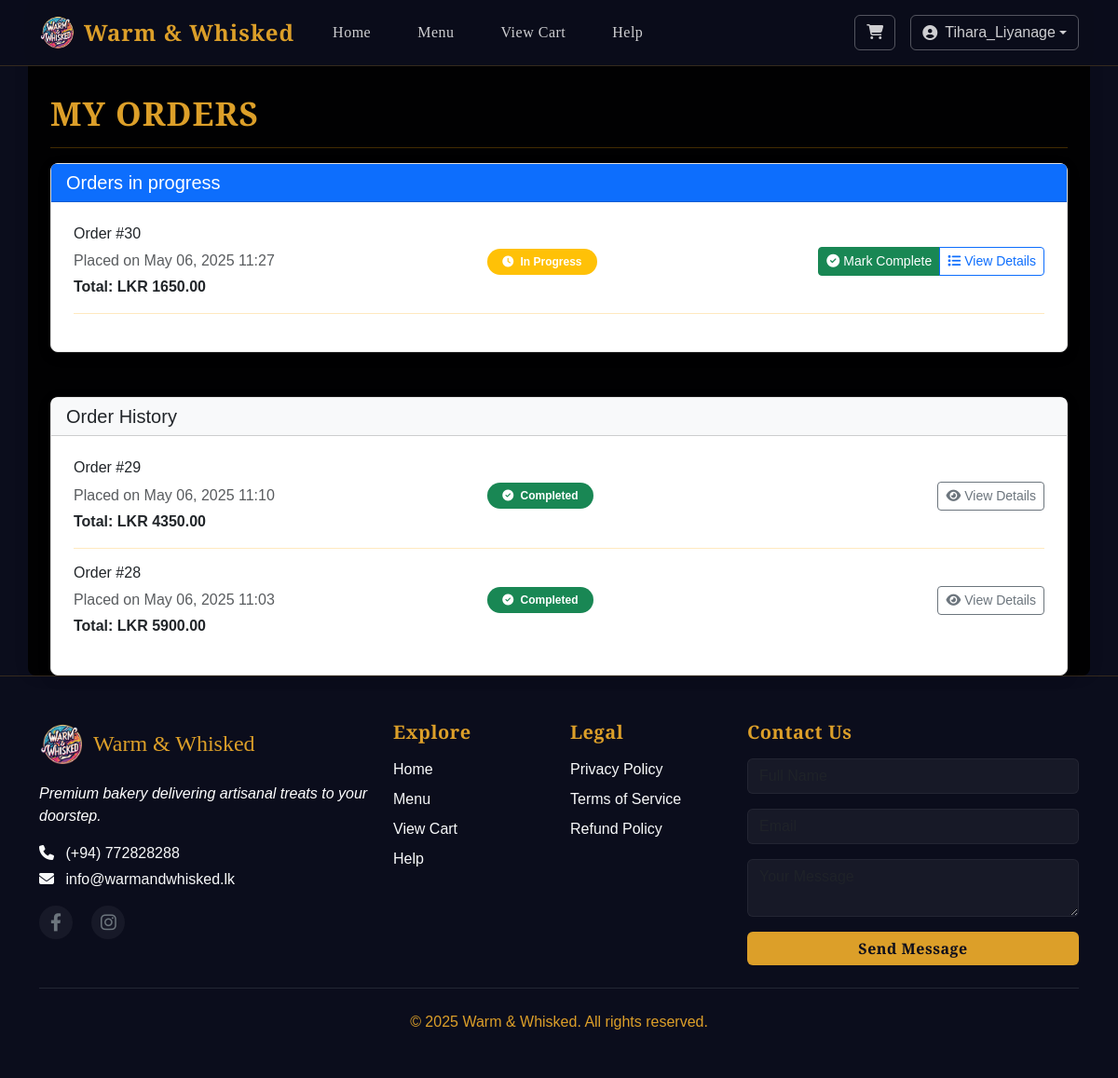
/my-orders/ (signed in), run on the app's committed database.
### orders/models.py (models this page shows, shortened)
class Order(models.Model):
    ORDER_STATUS = (
        ('preparing', 'In Progress'),
        ('ready', 'Ready'),
        ('completed', 'Completed'),
        ('cancelled', 'Cancelled'),
    )
    user = models.ForeignKey(User, on_delete=models.CASCADE)
    created_at = models.DateTimeField(auto_now_add=True)
    status = models.CharField(max_length=20, choices=ORDER_STATUS, default='preparing')
    total = models.DecimalField(max_digits=8, decimal_places=2)
    delivery_address = models.TextField()
    contact_number = models.CharField(max_length=15)
    cancelled_at = models.DateTimeField(null=True, blank=True)
    class Meta:
        ordering = ['-created_at']
    @property
    def can_cancel(self):
        return (self.status in ['preparing', 'ready'] and
                timezone.now() <= self.created_at + timedelta(minutes=5))

### orders/views.py (the view)
# urls.py: path('my-orders/', views.order_tracking, name='order_tracking'),  # Changed path
@login_required
def order_tracking(request):
    orders = Order.objects.filter(user=request.user).order_by('-created_at')
    return render(request, 'orders/my_orders/order_tracking.html', {
        'orders': orders,
        'now': timezone.now()
    })

### orders/templates/orders/my_orders/order_tracking.html (shortened to what this page needs)
{% extends 'orders/pages/base.html' %}
{% block content %}
<div class="container" style="padding-top: 60px;">
    <h2 style="font-family: 'Cormorant Garamond';
            font-weight: 600;
            font-size: 2.2rem;
            color: #dc9f29;
            letter-spacing: 1px;
            margin: 20px 0 15px;
            text-transform: uppercase;
            " >My Orders</h2><hr>
    <div class="card mb-4">
        <div class="card-header bg-primary text-white">
            <h5 class="mb-0">Orders in progress</h5>
        </div>
        <div class="card-body">
            {% for order in orders %}
                {% if order.status != 'completed' and order.status != 'cancelled' %}
                <div class="row mb-3 align-items-center">
                    <div class="col-md-5">
                        <h6>Order #{{ order.id }}</h6>
                        <p class="mb-1 text-muted">Placed on {{ order.created_at|date:"M d, Y H:i" }}</p>
                        <p class="mb-0"><strong>Total: LKR {{ order.total }}</strong></p>
                    </div>
                    <div class="col-md-3">
                        <span class="badge rounded-pill bg-{% if order.status == 'ready' %}success{% elif order.status == 'preparing' %}warning{% else %}secondary{% endif %} py-2 px-3">
                            <i class="fas fa-{% if order.status == 'ready' %}check-circle{% elif order.status == 'preparing' %}clock{% else %}info-circle{% endif %} me-1"></i>
                            {{ order.get_status_display }}
                        </span>
                    </div>
                    <div class="col-md-4 text-end">
                        <div class="btn-group" role="group">
                            {% if order.status == 'preparing' %}
                            <a href="{% url 'complete_order' order.id %}" class="btn btn-success btn-sm">
                                <i class="fas fa-check-circle me-1"></i>Mark Complete
                            </a>
                            {% endif %}
                            <button class="btn btn-outline-primary btn-sm"
                                    data-bs-toggle="modal"
                                    data-bs-target="#orderModal"
                                    onclick="loadOrderDetails({{ order.id }})">
                                <i class="fas fa-list me-1"></i>View Details
                            </button>
                        </div>
                    </div>
                </div>
                {% if not forloop.last %}<hr>{% endif %}
                {% endif %}
            {% empty %}
                <div class="text-center py-3">
                    <i class="fas fa-inbox fa-3x text-muted mb-3"></i>
                    <p class="text-muted">No orders in progress</p>
                </div>
            {% endfor %}
        </div>
    </div><br>
    <div class="card">
        <div class="card-header bg-light">
            <h5 class="mb-0">Order History</h5>
        </div>
        <div class="card-body">
            {% for order in orders %}
                {% if order.status == 'completed' or order.status == 'cancelled' %}
                <div class="row mb-3 align-items-center">
                    <div class="col-md-5">
                        <h6>Order #{{ order.id }}</h6>
                        <p class="mb-1 text-muted">Placed on {{ order.created_at|date:"M d, Y H:i" }}</p>
                        <p class="mb-0"><strong>Total: LKR {{ order.total }}</strong></p>
                    </div>
                    <div class="col-md-3">
                        <span class="badge rounded-pill bg-{% if order.status == 'completed' %}success{% else %}danger{% endif %} py-2 px-3">
                            <i class="fas fa-{% if order.status == 'completed' %}check-circle{% else %}times-circle{% endif %} me-1"></i>
                            {{ order.get_status_display }}
                        </span>
                    </div>
                    <div class="col-md-4 text-end">
                        <button class="btn btn-outline-secondary btn-sm"
                                data-bs-toggle="modal"
                                data-bs-target="#orderModal"
                                onclick="loadOrderDetails({{ order.id }})">
                            <i class="fas fa-eye me-1"></i>View Details
                        </button>
                    </div>
                </div>
                {% if not forloop.last %}<hr>{% endif %}
                {% endif %}
            {% empty %}
                <div class="text-center py-3">
                    <i class="fas fa-inbox fa-3x text-muted mb-3"></i>
                    <p class="text-muted">No past orders</p>
                </div>
            {% endfor %}
        </div>
    </div>
</div>
{% endblock %}

### orders/templates/orders/pages/base.html (shortened to what this page needs)
{% load static %}
<!DOCTYPE html>
<html lang="en">
<head>
    <link href="https://cdn.jsdelivr.net/npm/bootstrap@5.3.0/dist/css/bootstrap.min.css" rel="stylesheet">
    <link rel="stylesheet" href="https://cdnjs.cloudflare.com/ajax/libs/font-awesome/6.4.0/css/all.min.css">
    <link rel="stylesheet" href="{% static 'orders/css/style.css' %}">
</head>
<body>
    <nav class="navbar navbar-expand-lg navbar-dark bg-dark fixed-top">
        <div class="container">
            <a class="navbar-brand d-flex align-items-center" href="{% url 'home' %}">
                <img src="{% static 'images/logo.png' %}" alt="Logo" height="40" class="me-2">
                <span class="brand-name">Warm & Whisked</span>
            </a>
            <div class="collapse navbar-collapse" id="navbarNav">
                <ul class="navbar-nav me-auto">
                    <li class="nav-item mx-1">
                        <a class="nav-link px-3 py-2 {% if request.resolver_match.url_name == 'home' %}active{% endif %}" href="{% url 'home' %}">Home</a>
                    </li>
                    <li class="nav-item mx-1">
                        <a class="nav-link px-3 py-2 {% if request.resolver_match.url_name == 'orders' %}active{% endif %}" href="{% url 'orders' %}">Menu</a>
                    </li>
                    <li class="nav-item mx-1">
                        <a class="nav-link px-3 py-2 {% if request.resolver_match.url_name == 'cart' %}active{% endif %}" href="{% url 'cart' %}">View Cart</a>
                    </li>
                    <li class="nav-item mx-1">
                        <a class="nav-link px-3 py-2 {% if request.resolver_match.url_name == 'help' %}active{% endif %}" href="{% url 'help' %}">Help</a>
                    </li>
                </ul>
                <div class="d-flex align-items-center">
                    <a href="{% url 'cart' %}" class="btn btn-outline-light position-relative me-3">
                        <i class="fas fa-shopping-cart"></i>
                    </a>
                    {% if user.is_authenticated %}
                        <div class="dropdown">
                            <button class="btn btn-outline-light dropdown-toggle d-flex align-items-center" type="button" id="userDropdown" data-bs-toggle="dropdown">
                                <i class="fas fa-user-circle me-2"></i> {{ user.username }}
                            </button>
                        </div>
                    {% else %}
                        <a href="{% url 'login' %}" class="btn btn-outline-light me-2">Login</a>
                        <a href="{% url 'signup' %}" class="btn btn-gold">Sign Up</a>
                    {% endif %}
                </div>
            </div>
        </div>
    </nav>
<main class="container main-content" style="padding-top: 20px; min-height: calc(100vh - 100px);">
    {% block content %}{% endblock %}
</main>
<footer class="footer bg-dark text-light py-5">
    <div class="container">
        <div class="row g-4">
            <div class="col-lg-4 col-md-6 order-lg-1 order-1">
                <div class="d-flex align-items-center mb-3">
                    <img src="{% static 'images/logo.png' %}" alt="Warm & Whisked" height="50" class="me-2">
                    <h4 class="mb-0 brand-name" style = "font-family: 'Cormorant', serif; color:#dc9f29">Warm & Whisked</h4>
                </div>
                <p class="mb-3" style="color: white; font-style: italic">
                    Premium bakery delivering artisanal treats to your doorstep.
                </p>
                <div class="text mb-3">
                    <p class="mb-1"><i class="fas fa-phone me-2"></i> (+94) 772828288</p>
                    <p class="mb-1"><i class="fas fa-envelope me-2"></i> info@warmandwhisked.lk</p>
                </div>
                <div class="social-icons">
                    <a href="https://www.facebook.com/profile.php?id=61574591783072" class="text-decoration-none me-3" target="_blank" rel="noopener noreferrer">
                        <i class="fab fa-facebook-f"></i>
                    </a>
                    <a href="https://www.instagram.com/warmandwhiskedbakerymd/" class="text-decoration-none me-3" target="_blank" rel="noopener noreferrer">
                        <i class="fab fa-instagram"></i>
                    </a>
                </div>
            </div>
            <div class="col-lg-2 col-md-6 order-lg-2 order-3">
                <h5 class="mb-3 text-gold">Explore</h5>
                <ul class="list-unstyled">
                    <li class="mb-2"><a href="{% url 'home' %}" class="text-decoration-none text-light">Home</a></li>
                    <li class="mb-2"><a href="{% url 'orders' %}" class="text-decoration-none text-light">Menu</a></li>
                    <li class="mb-2"><a href="{% url 'cart' %}" class="text-decoration-none text-light">View Cart</a></li>
                    <li class="mb-2"><a href="{% url 'help' %}" class="text-decoration-none text-light">Help</a></li>
                </ul>
            </div>
            <div class="col-lg-2 col-md-6 order-lg-3 order-4">
                <h5 class="mb-3 text-gold">Legal</h5>
                <ul class="list-unstyled">
                    <li class="mb-2">
                        <a href="{% url 'privacy_policy' %}" class="text-decoration-none text-light">Privacy Policy</a>
                    </li>
                    <li class="mb-2">
                        <a href="{% url 'terms_of_service' %}" class="text-decoration-none text-light">Terms of Service</a>
                    </li>
                    <li class="mb-2">
                        <a href="{% url 'refund_policy' %}" class="text-decoration-none text-light">Refund Policy</a>
                    </li>
                </ul>
            </div>
            <div class="col-lg-4 col-md-6 order-lg-4 order-2">
                <h5 class="mb-3 text-gold">Contact Us</h5>
                <form method="post" action="{% url 'contact' %}">
                    <div class="mb-3">
                        <input type="text" class="form-control bg-dark text-light border-secondary" name="name" placeholder="Full Name" required>
                    </div>
                    <div class="mb-3">
                        <input type="email" class="form-control bg-dark text-light border-secondary" name="email" placeholder="Email" required>
                    </div>
                    <div class="mb-3">
                        <textarea class="form-control bg-dark text-light border-secondary" name="message" placeholder="Your Message" required></textarea>
                    </div>
                    <button type="submit" class="btn btn-gold w-100">Send Message</button>
                </form>
            </div>
        </div>
        <hr class="my-4 border-secondary">
        <div class="text-center">
            <p class="text mb-0" style="color: #dc9f29">&copy; 2025 Warm & Whisked. All rights reserved.</p>
        </div>
    </div>
</footer>
</body>
</html>

### orders/static/orders/css/style.css (style rules this page uses)
body { font-family: 'Arial', sans-serif; background-color: #0b0d1c; color: #212529; margin: 0; padding: 0; }
.navbar { background-color: rgba(11, 13, 28, 0.95) !important; backdrop-filter: blur(10px); border-bottom: 1px solid rgba(220, 159, 41, 0.2); padding: 10px 0; transition: all 0.3s ease; }
.navbar-brand .brand-name { font-family: 'Cormorant Garamond', serif; font-weight: 600; font-size: 1.5rem; color: #dc9f29; letter-spacing: 1px; }
.navbar-brand img { max-height: 50px; }
.nav-link { font-family: 'Cormorant', serif; font-weight: 500; letter-spacing: 0.5px; color: rgba(255, 255, 255, 0.8) !important; transition: all 0.3s ease; border-radius: 4px; margin: 0 5px; }
.btn-outline-primary { color: #0d6efd; border-color: #0d6efd; }
.card { border: 1px solid #e0e0e0; border-radius: 8px; }
.card-header { font-weight: bold; background-color: #f8f9fa; }
.card-body { padding: 1.5rem; }
.footer { background-color: #f8f9fa; color: #6c757d; }
.footer a { color: #0d6efd; text-decoration: none; }
.footer .social-icons a { color: #6c757d; font-size: 1.2rem; margin-right: 10px; }
form input, form textarea { border-radius: 4px; border: 1px solid #ced4da; }
.main-content { padding-top: 80px; }
.nav-link { padding: 8px 15px; margin: 0 5px; border-radius: 20px; transition: all 0.3s ease; }
.btn-gold { background-color: #dc9f29; color: #0b0d1c; border: none; font-family: 'Cormorant', serif; font-weight: 600; letter-spacing: 0.5px; transition: all 0.3s ease; }
.btn-outline-light { border-color: rgba(255, 255, 255, 0.3); color: rgba(255, 255, 255, 0.8); transition: all 0.3s ease; }
.footer { background-color: #0b0d1c !important; border-top: 1px solid rgba(220, 159, 41, 0.2); }
.footer h5 { font-family: 'Cormorant Garamond', serif; font-weight: 600; letter-spacing: 0.5px; }
.text-gold { color: #dc9f29 !important; }
.social-icons a { display: inline-flex; align-items: center; justify-content: center; width: 36px; height: 36px; border-radius: 50%; background-color: rgba(255, 255, 255, 0.05); transition: all 0.3s ease; }
.form-control.bg-dark { background-color: rgba(255, 255, 255, 0.05) !important; border-color: rgba(255, 255, 255, 0.1) !important; color: white !important; }
.main-content { background-color: rgba(0, 0, 0, 0.92); border-radius: 8px; box-shadow: 0 0 20px rgba(0, 0, 0, 0.05); position: relative; }
hr { border-color: #ffa800; }
.card { transition: all 0.3s ease; box-shadow: 0 4px 15px rgba(0, 0, 0, 0.1); }

### data on the page
Order: id "30", created_at "May 06, 2025 11:27", total "1650.00", status "In Progress", shows "Mark Complete"
Order: id "29", created_at "May 06, 2025 11:10", total "4350.00", status "Completed"
Order: id "28", created_at "May 06, 2025 11:03", total "5900.00", status "Completed"

### other printed values
{{ user.username }} "Tihara_Liyanage"
